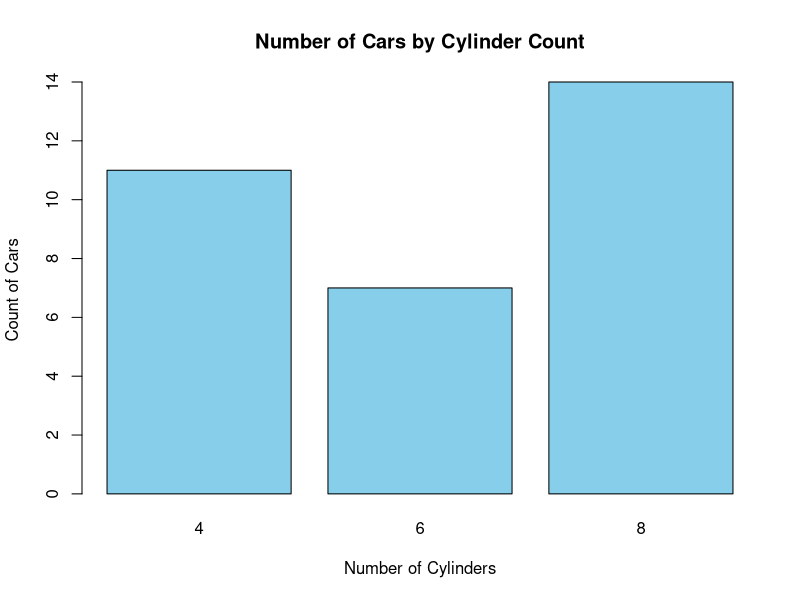
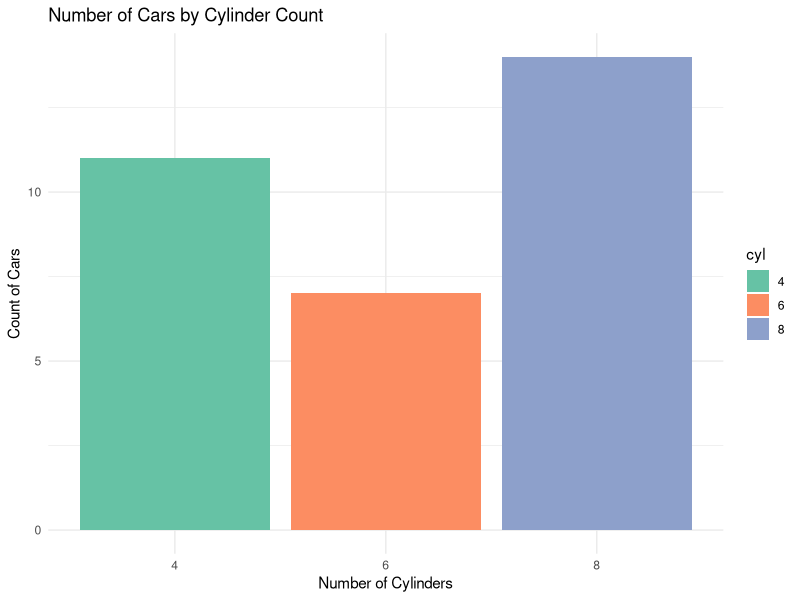
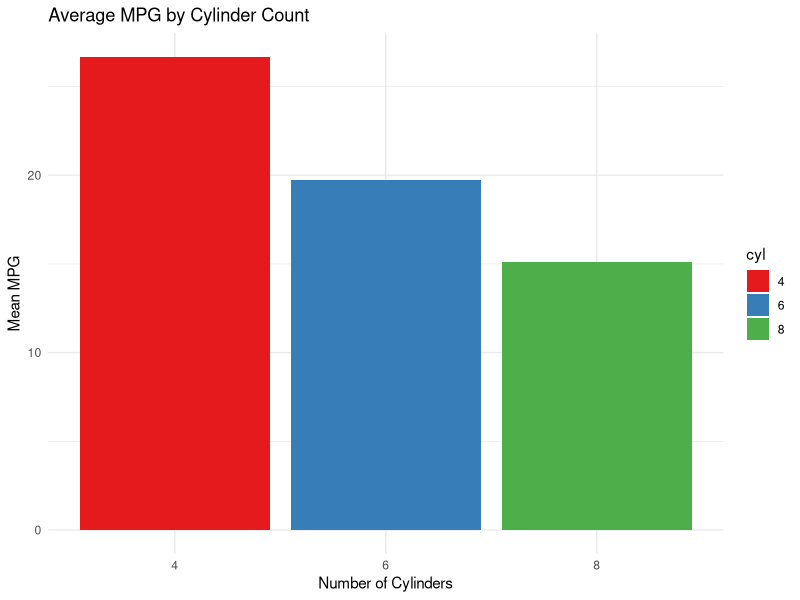
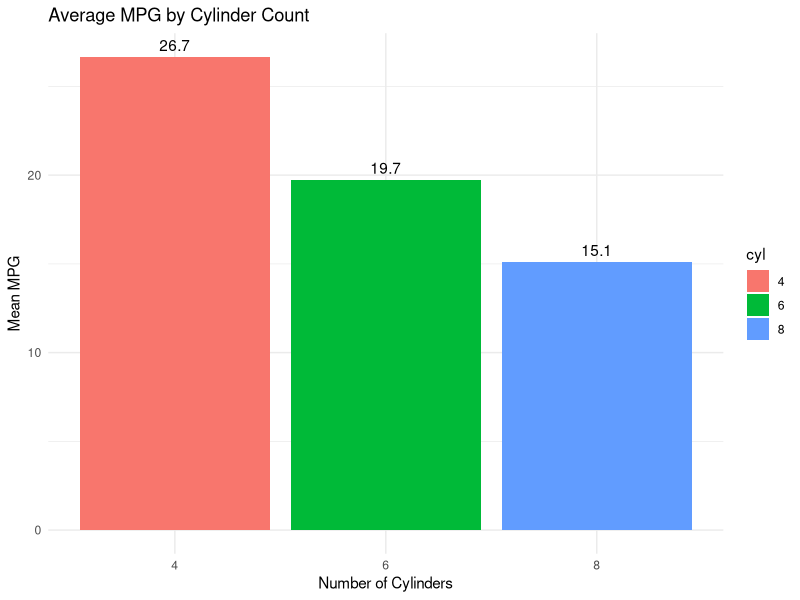

Write R code to recreate these figures, in order.
# Load the mtcars dataset
data(mtcars)

# View the first few rows
head(mtcars)

# Create a table of cylinder counts
cyl_counts <- table(mtcars$cyl)

# Create a bar chart
barplot(cyl_counts,
        main = "Number of Cars by Cylinder Count",
        xlab = "Number of Cylinders",
        ylab = "Count of Cars",
        col = "skyblue",
        border = "black")

# Load ggplot2
library(ggplot2)

# Convert cyl to a factor for categorical plotting
mtcars$cyl <- as.factor(mtcars$cyl)

# Create the bar chart
ggplot(mtcars, aes(x = cyl, fill = cyl)) +
  geom_bar() +
  labs(title = "Number of Cars by Cylinder Count",
       x = "Number of Cylinders",
       y = "Count of Cars") +
  scale_fill_brewer(palette = "Set2") +
  theme_minimal()

# Compute mean mpg per cylinder
mpg_by_cyl <- aggregate(mpg ~ cyl, data = mtcars, FUN = mean)

# Create the bar chart
ggplot(mpg_by_cyl, aes(x = cyl, y = mpg, fill = cyl)) +
  geom_bar(stat = "identity") +
  labs(title = "Average MPG by Cylinder Count",
       x = "Number of Cylinders",
       y = "Mean MPG") +
  scale_fill_brewer(palette = "Set1") +
  theme_minimal()

ggplot(mpg_by_cyl, aes(x = cyl, y = mpg, fill = cyl)) +
  geom_bar(stat = "identity") +
  geom_text(aes(label = round(mpg, 1)), vjust = -0.5) +
  labs(title = "Average MPG by Cylinder Count",
       x = "Number of Cylinders",
       y = "Mean MPG") +
  theme_minimal()
